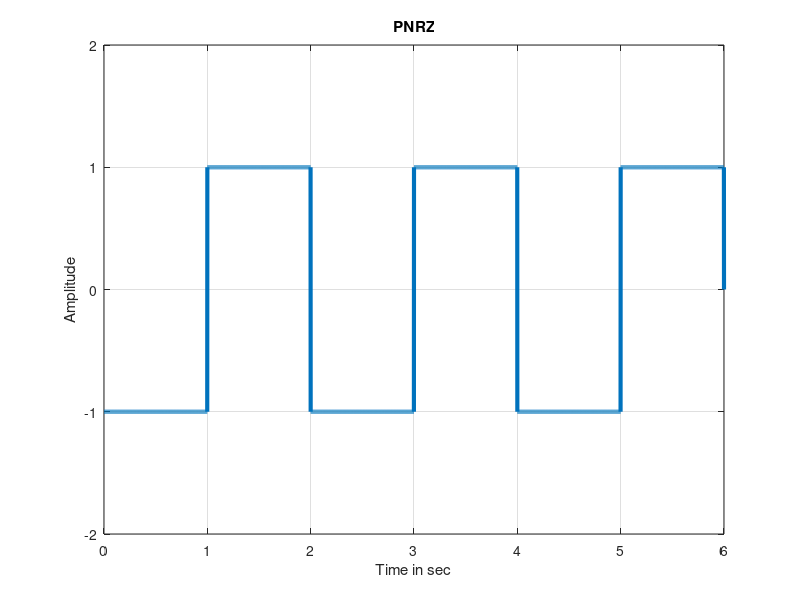

MATLAB code for this plot:
%%%%PNRZ%%%
bitstream = [1 0 1 0 1 0];
bitrate = 1;
n = 1000;
len = length(bitstream);
T = len/bitrate;
N = n*len;
dt = T/N;
t = 0:dt:len;
x = zeros(1,length(t));

for i=1:len
    if bitstream(i)==1
        x((i-1)*n+1:i*n)=-1;
    else 
         x((i-1)*n+1:i*n)=1;
    end
end
plot(t,x,'LineWidth',3);
axis([0 len -2 2]);
grid on;
title("PNRZ");
xlabel('Time in sec');
ylabel('Amplitude');
